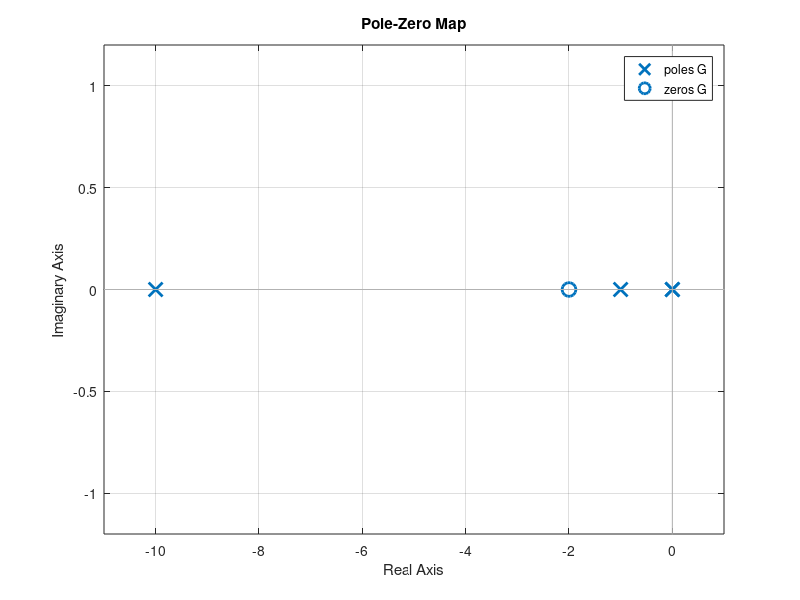

Here is the MATLAB script that generated this plot:
% Definir numerador y denominador
num = [10 20];          % Equivale a: 10s + 20
den = [1 11 10 0 0];    % Equivale a: s^4 + 11s^3 + 10s^2 + 0s + 0

% Crear la función de transferencia
G = tf(num, den);

% Calcular polos y ceros
polos = pole(G)
ceros = zero(G)

% Graficar el mapa de polos y ceros en el plano s
pzmap(G);
grid on;
